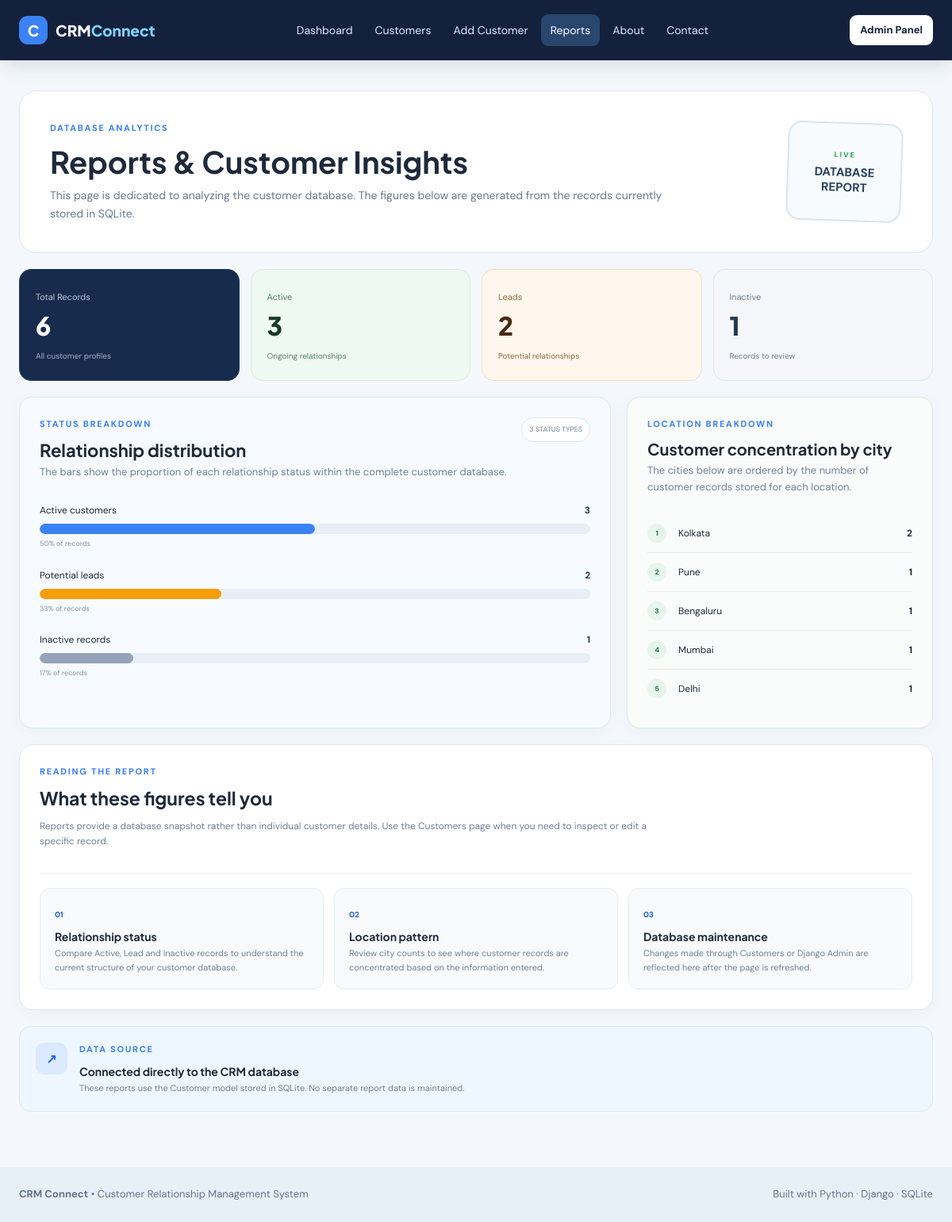
The page /reports/ on the database its author committed.
### crm/models.py (models this page shows, shortened)
class Customer(models.Model):
    STATUS_CHOICES = [
        ("Active", "Active"),
        ("Lead", "Lead"),
        ("Inactive", "Inactive"),
    ]
    name = models.CharField(max_length=120)
    email = models.EmailField()
    phone = models.CharField(max_length=30)
    company = models.CharField(max_length=120, blank=True)
    address = models.TextField(blank=True)
    city = models.CharField(max_length=80, blank=True)
    status = models.CharField(max_length=20, choices=STATUS_CHOICES, default="Active")
    notes = models.TextField(blank=True)
    created_at = models.DateTimeField(auto_now_add=True)
    updated_at = models.DateTimeField(auto_now=True)
    class Meta:
        ordering = ["-created_at"]

### crm/views.py (the view)
# urls.py: path("reports/", views.reports, name="reports"),
def reports(request):
    customers = Customer.objects.all()
    cities = {}
    for customer in customers:
        if customer.city:
            cities[customer.city] = cities.get(customer.city, 0) + 1
    top_cities = sorted(cities.items(), key=lambda item: item[1], reverse=True)[:6]
    context = {
        "total": customers.count(),
        "active": customers.filter(status="Active").count(),
        "leads": customers.filter(status="Lead").count(),
        "inactive": customers.filter(status="Inactive").count(),
        "top_cities": top_cities,
    }
    return render(request, "reports.html", context)

### templates/reports.html (shortened to what this page needs)
{% extends "base.html" %}
{% block content %}
<section class="reports-hero-new">
    <div>
        <p class="eyebrow">DATABASE ANALYTICS</p>
        <h1>Reports & Customer Insights</h1>
        <p>This page is dedicated to analyzing the customer database. The figures below are generated from the records currently stored in SQLite.</p>
    </div>
    <div class="analysis-stamp"><span>LIVE</span><b>DATABASE<br>REPORT</b></div>
</section>
<section class="report-kpis">
    <div class="report-kpi"><span>Total Records</span><strong>{{ total }}</strong><small>All customer profiles</small></div>
    <div class="report-kpi active-kpi"><span>Active</span><strong>{{ active }}</strong><small>Ongoing relationships</small></div>
    <div class="report-kpi lead-kpi"><span>Leads</span><strong>{{ leads }}</strong><small>Potential relationships</small></div>
    <div class="report-kpi inactive-kpi"><span>Inactive</span><strong>{{ inactive }}</strong><small>Records to review</small></div>
</section>
<section class="analysis-main-grid">
    <div class="panel status-analysis">
        <div class="analysis-heading"><div><p class="eyebrow">STATUS BREAKDOWN</p><h2>Relationship distribution</h2></div><span class="analysis-label">3 STATUS TYPES</span></div>
        <p class="muted">The bars show the proportion of each relationship status within the complete customer database.</p>
        <div class="large-report-bars">
            <div class="large-bar-row"><div class="bar-label"><span>Active customers</span><b>{{ active }}</b></div><div class="large-bar"><i style="width:{% if total %}{% widthratio active total 100 %}{% else %}0{% endif %}%"></i></div><small>{% if total %}{% widthratio active total 100 %}{% else %}0{% endif %}% of records</small></div>
            <div class="large-bar-row"><div class="bar-label"><span>Potential leads</span><b>{{ leads }}</b></div><div class="large-bar"><i style="width:{% if total %}{% widthratio leads total 100 %}{% else %}0{% endif %}%"></i></div><small>{% if total %}{% widthratio leads total 100 %}{% else %}0{% endif %}% of records</small></div>
            <div class="large-bar-row"><div class="bar-label"><span>Inactive records</span><b>{{ inactive }}</b></div><div class="large-bar"><i style="width:{% if total %}{% widthratio inactive total 100 %}{% else %}0{% endif %}%"></i></div><small>{% if total %}{% widthratio inactive total 100 %}{% else %}0{% endif %}% of records</small></div>
        </div>
    </div>
    <div class="panel city-analysis">
        <p class="eyebrow">LOCATION BREAKDOWN</p><h2>Customer concentration by city</h2>
        <p class="muted">The cities below are ordered by the number of customer records stored for each location.</p>
        {% if top_cities %}
        <div class="city-report-list">
            {% for city,count in top_cities %}<div class="city-report-row"><span class="city-rank">{{ forloop.counter }}</span><span class="city-name">{{ city }}</span><strong>{{ count }}</strong></div>{% endfor %}
        </div>
        {% else %}<div class="report-empty"><span>⌂</span><p>No city data is available yet.</p><small>Add city information to customer profiles to generate location insights.</small></div>{% endif %}
    </div>
</section>
<section class="panel report-reading">
    <div class="reading-heading"><p class="eyebrow">READING THE REPORT</p><h2>What these figures tell you</h2><p>Reports provide a database snapshot rather than individual customer details. Use the Customers page when you need to inspect or edit a specific record.</p></div>
    <div class="reading-grid">
        <article><span>01</span><h3>Relationship status</h3><p>Compare Active, Lead and Inactive records to understand the current structure of your customer database.</p></article>
        <article><span>02</span><h3>Location pattern</h3><p>Review city counts to see where customer records are concentrated based on the information entered.</p></article>
        <article><span>03</span><h3>Database maintenance</h3><p>Changes made through Customers or Django Admin are reflected here after the page is refreshed.</p></article>
    </div>
</section>
<section class="report-footer-note">
    <div class="report-footer-icon">↗</div>
    <div><p class="eyebrow">DATA SOURCE</p><h3>Connected directly to the CRM database</h3><p>These reports use the Customer model stored in SQLite. No separate report data is maintained.</p></div>
</section>
{% endblock %}

### rows shown on the page
Customer: top_cities "Kolkata"
Customer: top_cities "Pune"
Customer: top_cities "Bengaluru"
Customer: top_cities "Mumbai"
Customer: top_cities "Delhi"

### other values the page prints
{{ total }} "6"
{{ active }} "3"
{{ leads }} "2"
{{ inactive }} "1"
{{ count }} "2" "1" "1" "1" "1"
